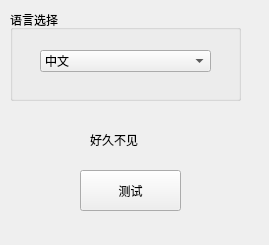
<?xml version="1.0" encoding="UTF-8"?>
<ui version="4.0">
 <class>Widget</class>
 <widget class="QWidget" name="Widget">
  <property name="geometry">
   <rect>
    <x>0</x>
    <y>0</y>
    <width>269</width>
    <height>245</height>
   </rect>
  </property>
  <property name="windowTitle">
   <string>Widget</string>
  </property>
  <widget class="QGroupBox" name="groupBox">
   <property name="geometry">
    <rect>
     <x>10</x>
     <y>10</y>
     <width>231</width>
     <height>91</height>
    </rect>
   </property>
   <property name="title">
    <string>语言选择</string>
   </property>
   <widget class="QComboBox" name="comboBox">
    <property name="geometry">
     <rect>
      <x>30</x>
      <y>40</y>
      <width>171</width>
      <height>22</height>
     </rect>
    </property>
    <item>
     <property name="text">
      <string>中文</string>
     </property>
    </item>
    <item>
     <property name="text">
      <string>英语</string>
     </property>
    </item>
    <item>
     <property name="text">
      <string>德语</string>
     </property>
    </item>
   </widget>
  </widget>
  <widget class="QLabel" name="label">
   <property name="geometry">
    <rect>
     <x>90</x>
     <y>130</y>
     <width>211</width>
     <height>20</height>
    </rect>
   </property>
   <property name="text">
    <string>好久不见</string>
   </property>
  </widget>
  <widget class="QPushButton" name="pushButton">
   <property name="geometry">
    <rect>
     <x>80</x>
     <y>170</y>
     <width>101</width>
     <height>41</height>
    </rect>
   </property>
   <property name="text">
    <string>测试</string>
   </property>
  </widget>
 </widget>
 <layoutdefault spacing="6" margin="11"/>
 <resources/>
 <connections/>
</ui>
